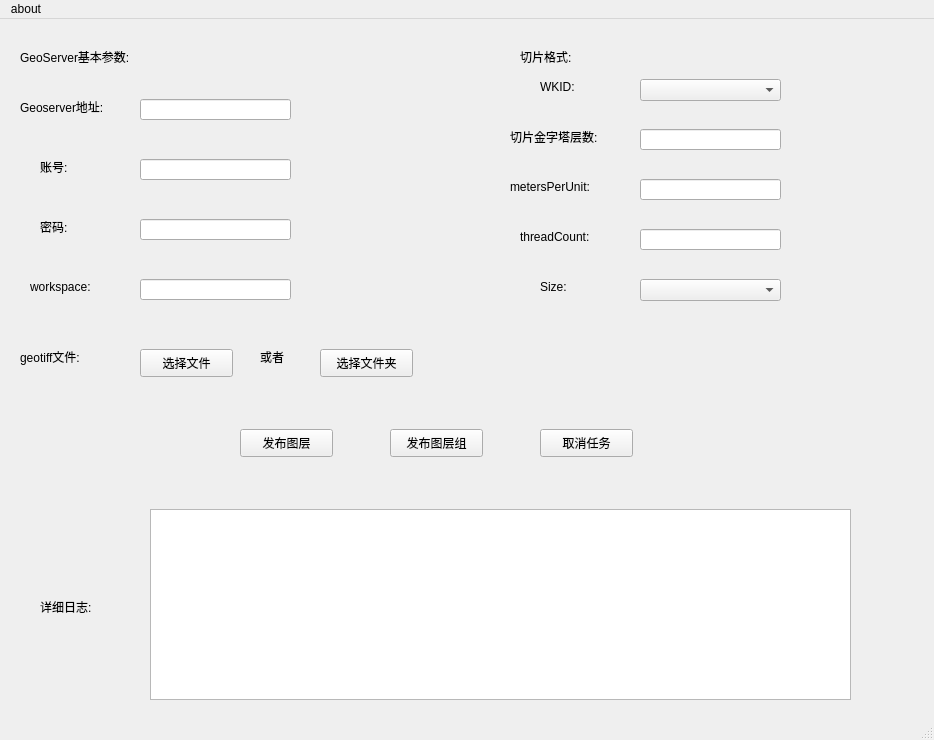
<?xml version="1.0" encoding="UTF-8"?>
<ui version="4.0">
 <class>MainWindow</class>
 <widget class="QMainWindow" name="MainWindow">
  <property name="geometry">
   <rect>
    <x>0</x>
    <y>0</y>
    <width>934</width>
    <height>740</height>
   </rect>
  </property>
  <property name="windowTitle">
   <string>GeoTIFF批量发布工具</string>
  </property>
  <widget class="QWidget" name="centralwidget">
   <widget class="QLabel" name="label">
    <property name="geometry">
     <rect>
      <x>40</x>
      <y>140</y>
      <width>72</width>
      <height>15</height>
     </rect>
    </property>
    <property name="text">
     <string>账号:</string>
    </property>
   </widget>
   <widget class="QPushButton" name="pushButton">
    <property name="geometry">
     <rect>
      <x>240</x>
      <y>410</y>
      <width>93</width>
      <height>28</height>
     </rect>
    </property>
    <property name="text">
     <string>发布图层</string>
    </property>
   </widget>
   <widget class="QLabel" name="label_4">
    <property name="geometry">
     <rect>
      <x>20</x>
      <y>80</y>
      <width>111</width>
      <height>16</height>
     </rect>
    </property>
    <property name="text">
     <string>Geoserver地址:</string>
    </property>
   </widget>
   <widget class="QLineEdit" name="lineEdit">
    <property name="geometry">
     <rect>
      <x>140</x>
      <y>80</y>
      <width>151</width>
      <height>21</height>
     </rect>
    </property>
   </widget>
   <widget class="QLineEdit" name="lineEdit_2">
    <property name="geometry">
     <rect>
      <x>140</x>
      <y>140</y>
      <width>151</width>
      <height>21</height>
     </rect>
    </property>
   </widget>
   <widget class="QLineEdit" name="lineEdit_3">
    <property name="geometry">
     <rect>
      <x>140</x>
      <y>200</y>
      <width>151</width>
      <height>21</height>
     </rect>
    </property>
   </widget>
   <widget class="QLineEdit" name="lineEdit_4">
    <property name="geometry">
     <rect>
      <x>140</x>
      <y>260</y>
      <width>151</width>
      <height>21</height>
     </rect>
    </property>
   </widget>
   <widget class="QLabel" name="label_5">
    <property name="geometry">
     <rect>
      <x>40</x>
      <y>200</y>
      <width>72</width>
      <height>15</height>
     </rect>
    </property>
    <property name="text">
     <string>密码:</string>
    </property>
   </widget>
   <widget class="QLabel" name="label_6">
    <property name="geometry">
     <rect>
      <x>30</x>
      <y>260</y>
      <width>91</width>
      <height>16</height>
     </rect>
    </property>
    <property name="text">
     <string>workspace:</string>
    </property>
   </widget>
   <widget class="QLabel" name="label_7">
    <property name="geometry">
     <rect>
      <x>20</x>
      <y>30</y>
      <width>211</width>
      <height>16</height>
     </rect>
    </property>
    <property name="text">
     <string>GeoServer基本参数:</string>
    </property>
   </widget>
   <widget class="QPushButton" name="pushButton_2">
    <property name="geometry">
     <rect>
      <x>540</x>
      <y>410</y>
      <width>93</width>
      <height>28</height>
     </rect>
    </property>
    <property name="text">
     <string>取消任务</string>
    </property>
   </widget>
   <widget class="QLabel" name="label_8">
    <property name="geometry">
     <rect>
      <x>540</x>
      <y>60</y>
      <width>121</width>
      <height>16</height>
     </rect>
    </property>
    <property name="text">
     <string>WKID: </string>
    </property>
   </widget>
   <widget class="QLabel" name="label_9">
    <property name="geometry">
     <rect>
      <x>520</x>
      <y>30</y>
      <width>211</width>
      <height>16</height>
     </rect>
    </property>
    <property name="text">
     <string>切片格式:</string>
    </property>
   </widget>
   <widget class="QLabel" name="label_10">
    <property name="geometry">
     <rect>
      <x>510</x>
      <y>110</y>
      <width>121</width>
      <height>16</height>
     </rect>
    </property>
    <property name="text">
     <string>切片金字塔层数:</string>
    </property>
   </widget>
   <widget class="QLineEdit" name="lineEdit_6">
    <property name="geometry">
     <rect>
      <x>640</x>
      <y>110</y>
      <width>141</width>
      <height>21</height>
     </rect>
    </property>
   </widget>
   <widget class="QLineEdit" name="lineEdit_7">
    <property name="geometry">
     <rect>
      <x>640</x>
      <y>160</y>
      <width>141</width>
      <height>21</height>
     </rect>
    </property>
   </widget>
   <widget class="QLabel" name="label_11">
    <property name="geometry">
     <rect>
      <x>510</x>
      <y>160</y>
      <width>131</width>
      <height>16</height>
     </rect>
    </property>
    <property name="text">
     <string>metersPerUnit:</string>
    </property>
   </widget>
   <widget class="QLabel" name="label_12">
    <property name="geometry">
     <rect>
      <x>520</x>
      <y>210</y>
      <width>101</width>
      <height>16</height>
     </rect>
    </property>
    <property name="text">
     <string>threadCount:</string>
    </property>
   </widget>
   <widget class="QLineEdit" name="lineEdit_8">
    <property name="geometry">
     <rect>
      <x>640</x>
      <y>210</y>
      <width>141</width>
      <height>21</height>
     </rect>
    </property>
   </widget>
   <widget class="QLabel" name="label_13">
    <property name="geometry">
     <rect>
      <x>20</x>
      <y>330</y>
      <width>101</width>
      <height>16</height>
     </rect>
    </property>
    <property name="text">
     <string>geotiff文件:</string>
    </property>
   </widget>
   <widget class="QPushButton" name="pushButton_3">
    <property name="geometry">
     <rect>
      <x>140</x>
      <y>330</y>
      <width>93</width>
      <height>28</height>
     </rect>
    </property>
    <property name="autoFillBackground">
     <bool>false</bool>
    </property>
    <property name="text">
     <string>选择文件</string>
    </property>
   </widget>
   <widget class="QPushButton" name="pushButton_4">
    <property name="geometry">
     <rect>
      <x>320</x>
      <y>330</y>
      <width>93</width>
      <height>28</height>
     </rect>
    </property>
    <property name="text">
     <string>选择文件夹</string>
    </property>
   </widget>
   <widget class="QLabel" name="label_14">
    <property name="geometry">
     <rect>
      <x>260</x>
      <y>330</y>
      <width>41</width>
      <height>16</height>
     </rect>
    </property>
    <property name="text">
     <string>或者</string>
    </property>
   </widget>
   <widget class="QTextBrowser" name="textBrowser">
    <property name="geometry">
     <rect>
      <x>150</x>
      <y>490</y>
      <width>701</width>
      <height>191</height>
     </rect>
    </property>
   </widget>
   <widget class="QLabel" name="label_15">
    <property name="geometry">
     <rect>
      <x>40</x>
      <y>580</y>
      <width>72</width>
      <height>15</height>
     </rect>
    </property>
    <property name="text">
     <string>详细日志:</string>
    </property>
   </widget>
   <widget class="QLabel" name="label_2">
    <property name="geometry">
     <rect>
      <x>540</x>
      <y>260</y>
      <width>72</width>
      <height>15</height>
     </rect>
    </property>
    <property name="text">
     <string>Size:</string>
    </property>
   </widget>
   <widget class="QComboBox" name="comboBox">
    <property name="geometry">
     <rect>
      <x>640</x>
      <y>60</y>
      <width>141</width>
      <height>22</height>
     </rect>
    </property>
   </widget>
   <widget class="QComboBox" name="comboBox_2">
    <property name="geometry">
     <rect>
      <x>640</x>
      <y>260</y>
      <width>141</width>
      <height>22</height>
     </rect>
    </property>
   </widget>
   <widget class="QPushButton" name="pushButton_5">
    <property name="geometry">
     <rect>
      <x>390</x>
      <y>410</y>
      <width>93</width>
      <height>28</height>
     </rect>
    </property>
    <property name="text">
     <string>发布图层组</string>
    </property>
   </widget>
  </widget>
  <widget class="QStatusBar" name="statusbar"/>
  <widget class="QMenuBar" name="menuBar">
   <property name="geometry">
    <rect>
     <x>0</x>
     <y>0</y>
     <width>934</width>
     <height>26</height>
    </rect>
   </property>
   <widget class="QMenu" name="menuabout">
    <property name="title">
     <string>about</string>
    </property>
   </widget>
   <addaction name="menuabout"/>
  </widget>
 </widget>
 <tabstops>
  <tabstop>pushButton</tabstop>
  <tabstop>lineEdit_2</tabstop>
  <tabstop>lineEdit</tabstop>
 </tabstops>
 <resources/>
 <connections/>
</ui>
